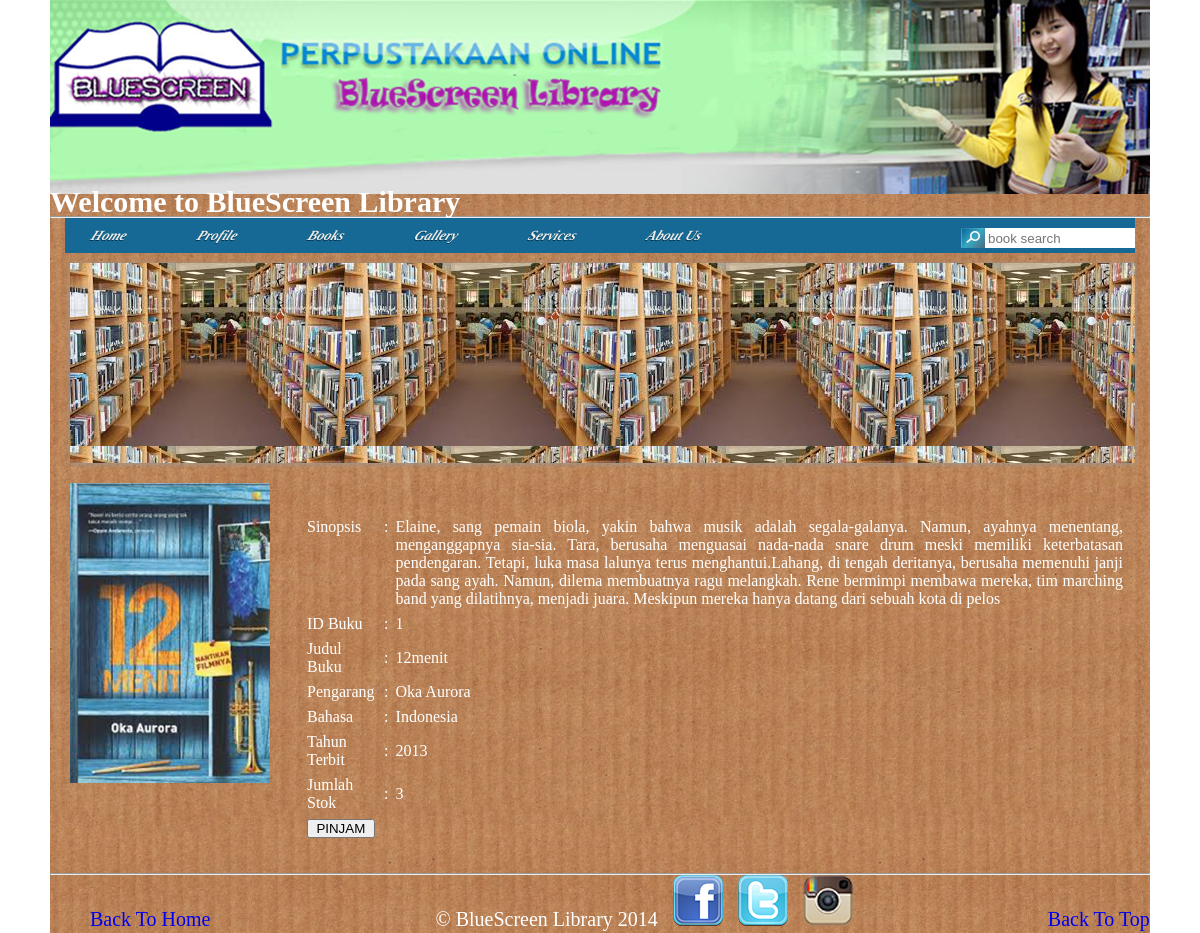
Screenshot of /buku.php?id_buku=1 with the database file from the repository.
### tables this page shows
CREATE TABLE IF NOT EXISTS `buku` (
  `id_buku` int(11) NOT NULL AUTO_INCREMENT,
  `judul` varchar(50) NOT NULL,
  `pengarang` varchar(50) NOT NULL,
  `bahasa` varchar(50) NOT NULL,
  `tahun` varchar(5) NOT NULL,
  `stok` int(11) NOT NULL,
  `status` varchar(50) NOT NULL,
  `sinopsis` varchar(1000) NOT NULL,
  `gambar` text NOT NULL,
  PRIMARY KEY (`id_buku`)
);

### buku.php (the view, shortened to what this page needs)
<?php
	include("header.php");
?>
	<?php
		$sql="SELECT * FROM buku where id_buku='".$_GET['id_buku']."'";
		$hasil=mysqli_query($koneksi,$sql);
		$book=mysqli_fetch_row($hasil);
		?>
		<div class="zoom">
		<img src=" <?php echo $book[8]; ?> " style="width: 200px; height: 300px;"/>
		</div>
		</div>
<div class="isi">
<p><b>
	<br />
		<table cellpadding="10" cellspacing="7">
			<tr>
				<td valign="top"> Sinopsis </td>
				<td valign="top"> : </td>
				<td valign="top"> <p><?php echo $book[7]; ?></p> </td>
			</tr>
			<tr>
				<td> ID Buku </td>
				<td> : </td>
				<td> <?php echo $book[0]; ?> </td>
			<tr>
				<td> Judul Buku </td>
				<td> : </td>
				<td> <?php echo $book[1]; ?> </td>
			</tr>
			<tr>
				<td> Pengarang </td>
				<td> : </td>
				<td> <?php echo $book[2]; ?> </td>
			</tr>
			<tr>
				<td> Bahasa </td>
				<td> : </td>
				<td> <?php echo $book[3]; ?> </td>
			</tr>
			<tr>
				<td> Tahun Terbit </td>
				<td> : </td>
				<td> <?php echo $book[4]; ?> </td>
			</tr>
			<tr>
				<td> Jumlah Stok </td>
				<td> : </td>
				<td> <?php echo $book[5]; ?> </td>
			</tr>
			<tr>
				<td colspan="2">
					<form method="POST" action="pinjam.php?id_buku=<?php echo $book[0];?>">
						<input type="submit" name="tambah" value="  PINJAM  " <?php if($book[5]==0){ ?> disabled="true" <?php } ?> >
					</form>
				</td>
			</tr>
		</table>
</b></p>
</div>
<?php
	include("footer.php");
?>

### index.css (style rules this page uses)
p { color:white; font-family: cambria; font-size: 16px; }
.isi { margin-top:-300px; margin-left:250px; margin-right:20px; font-size:20; text-align:justify; }
.isi table { color: white; text-align:justify; }
* { margin:0; padding:0; }
body { font-family: Cambria, serif; font-size: 20px; font-style: normal; font-weight: normal; letter-spacing: normal; line-height: 1.4em; background:white; }

### rows the page displays
buku: gambar (picture), sinopsis "Elaine, sang pemain biola, yakin bahwa musik adalah segala-galanya. Namun, ayahnya menentang, menganggapnya sia-sia. Tara, berusaha menguasai nada-nada snare drum meski memiliki keterbatasan pendengaran. Tetapi, luka masa lalunya terus menghantui.Lahang, di tengah deritanya, berusaha memenuhi janji pada sang ayah. Namun, dilema membuatnya ragu melangkah. Rene bermimpi membawa mereka, tim marching band yang dilatihnya, menjadi juara. Meskipun mereka hanya datang dari sebuah kota di pelos", id_buku "1", judul "12menit", pengarang "Oka Aurora", bahasa "Indonesia", tahun "2013", stok "3", tambah "PINJAM"
